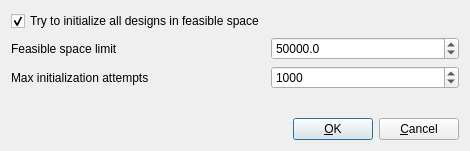
<?xml version="1.0" encoding="UTF-8"?>
<ui version="4.0">
 <class>Dialog</class>
 <widget class="QDialog" name="Dialog">
  <property name="geometry">
   <rect>
    <x>0</x>
    <y>0</y>
    <width>470</width>
    <height>151</height>
   </rect>
  </property>
  <property name="windowTitle">
   <string>Initialization settings</string>
  </property>
  <layout class="QVBoxLayout" name="verticalLayout">
   <item>
    <layout class="QGridLayout" name="gridLayout">
     <item row="0" column="0">
      <widget class="QCheckBox" name="feasibleInitBox">
       <property name="text">
        <string>Try to initialize all designs in feasible space</string>
       </property>
       <property name="checked">
        <bool>true</bool>
       </property>
      </widget>
     </item>
     <item row="1" column="0">
      <widget class="QLabel" name="label">
       <property name="toolTip">
        <string>&lt;html&gt;&lt;head/&gt;&lt;body&gt;&lt;p&gt;Max objective function value below which designs are considered feasible (infeasible designs are penalized by a large objective function value)&lt;/p&gt;&lt;/body&gt;&lt;/html&gt;</string>
       </property>
       <property name="text">
        <string>Feasible space limit</string>
       </property>
      </widget>
     </item>
     <item row="1" column="1">
      <widget class="QDoubleSpinBox" name="feasibleLimitBox">
       <property name="decimals">
        <number>1</number>
       </property>
       <property name="maximum">
        <double>1000000.000000000000000</double>
       </property>
       <property name="singleStep">
        <double>1000.000000000000000</double>
       </property>
       <property name="value">
        <double>50000.000000000000000</double>
       </property>
      </widget>
     </item>
     <item row="2" column="0">
      <widget class="QLabel" name="label_2">
       <property name="toolTip">
        <string>&lt;html&gt;&lt;head/&gt;&lt;body&gt;&lt;p&gt;Max number of attempts, per candidate design, to initialize in the feasible space&lt;/p&gt;&lt;/body&gt;&lt;/html&gt;</string>
       </property>
       <property name="text">
        <string>Max initialization attempts</string>
       </property>
      </widget>
     </item>
     <item row="2" column="1">
      <widget class="QSpinBox" name="maxAttemptsBox">
       <property name="maximum">
        <number>10000</number>
       </property>
       <property name="singleStep">
        <number>10</number>
       </property>
       <property name="value">
        <number>1000</number>
       </property>
      </widget>
     </item>
    </layout>
   </item>
   <item>
    <spacer name="verticalSpacer">
     <property name="orientation">
      <enum>Qt::Vertical</enum>
     </property>
     <property name="sizeHint" stdset="0">
      <size>
       <width>20</width>
       <height>40</height>
      </size>
     </property>
    </spacer>
   </item>
   <item>
    <layout class="QHBoxLayout" name="horizontalLayout">
     <item>
      <spacer name="horizontalSpacer">
       <property name="orientation">
        <enum>Qt::Horizontal</enum>
       </property>
       <property name="sizeHint" stdset="0">
        <size>
         <width>40</width>
         <height>20</height>
        </size>
       </property>
      </spacer>
     </item>
     <item>
      <widget class="QPushButton" name="okButton">
       <property name="text">
        <string>&amp;OK</string>
       </property>
       <property name="autoDefault">
        <bool>false</bool>
       </property>
       <property name="default">
        <bool>true</bool>
       </property>
      </widget>
     </item>
     <item>
      <widget class="QPushButton" name="cancelButton">
       <property name="text">
        <string>&amp;Cancel</string>
       </property>
       <property name="autoDefault">
        <bool>false</bool>
       </property>
      </widget>
     </item>
    </layout>
   </item>
  </layout>
 </widget>
 <resources/>
 <connections>
  <connection>
   <sender>okButton</sender>
   <signal>clicked()</signal>
   <receiver>Dialog</receiver>
   <slot>accept()</slot>
   <hints>
    <hint type="sourcelabel">
     <x>326</x>
     <y>126</y>
    </hint>
    <hint type="destinationlabel">
     <x>234</x>
     <y>75</y>
    </hint>
   </hints>
  </connection>
  <connection>
   <sender>cancelButton</sender>
   <signal>clicked()</signal>
   <receiver>Dialog</receiver>
   <slot>reject()</slot>
   <hints>
    <hint type="sourcelabel">
     <x>417</x>
     <y>126</y>
    </hint>
    <hint type="destinationlabel">
     <x>234</x>
     <y>75</y>
    </hint>
   </hints>
  </connection>
 </connections>
</ui>
